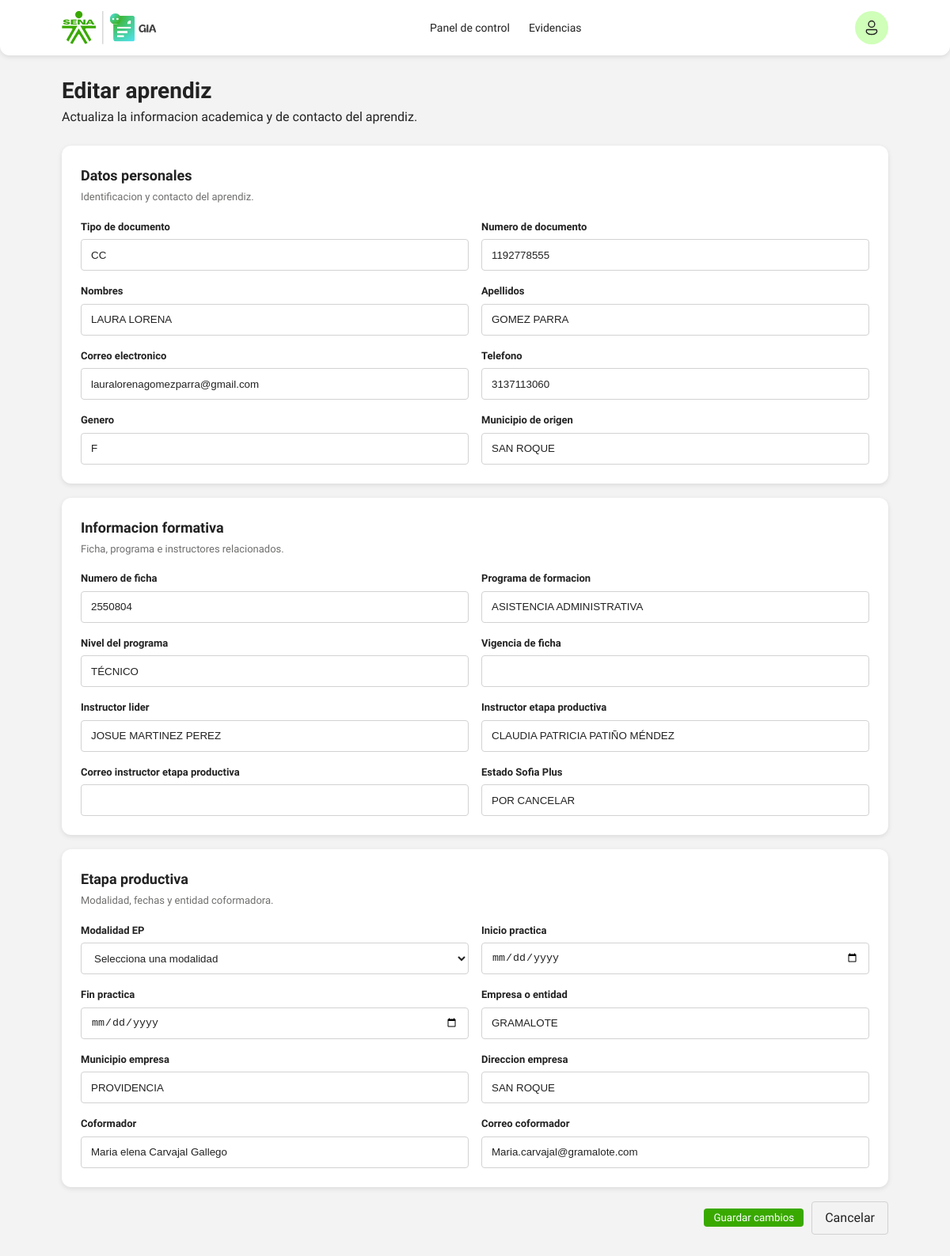
Screenshot of /apprentices/1/edit (signed in) with the database file from the repository.
### models/apprentice.py (models this page shows, shortened)
class Apprentice(db.Model):
    __tablename__ = "apprentice"
    id = db.Column(db.Integer, primary_key=True)
    created_by = db.Column(db.Integer, db.ForeignKey("user.id"), nullable=False)
    student_user_id = db.Column(db.Integer, db.ForeignKey("user.id"), nullable=True)
    group_id = db.Column(db.Integer, db.ForeignKey("training_group.id"), nullable=True, index=True)
    group_number = db.Column(db.String(30), nullable=False, index=True)
    document_type = db.Column(db.String(30), nullable=False)
    document_number = db.Column(db.String(30), unique=True, nullable=False, index=True)
    first_names = db.Column(db.String(120), nullable=False)
    last_names = db.Column(db.String(120), nullable=False)
    gender = db.Column(db.String(20), nullable=True)
    phone = db.Column(db.String(30), nullable=True)
    email = db.Column(db.String(150), nullable=True)
    municipality_origin = db.Column(db.String(120), nullable=True)
    program_name = db.Column(db.String(150), nullable=True)
    program_level = db.Column(db.String(80), nullable=True)
    group_validity = db.Column(db.String(80), nullable=True)
    lead_instructor = db.Column(db.String(150), nullable=True)
    followup_instructor = db.Column(db.String(150), nullable=True)
    followup_instructor_email = db.Column(db.String(150), nullable=True)
    ep_modality = db.Column(db.String(120), nullable=True)
    sofia_status = db.Column(db.String(80), nullable=True)
    practice_start_date = db.Column(db.String(40), nullable=True)
    practice_end_date = db.Column(db.String(40), nullable=True)
    followup_moment1_start = db.Column(db.String(40), nullable=True)
    followup_moment1_end = db.Column(db.String(40), nullable=True)
    followup_moment2_start = db.Column(db.String(40), nullable=True)
    followup_moment2_end = db.Column(db.String(40), nullable=True)
    followup_moment3_start = db.Column(db.String(40), nullable=True)
    followup_moment3_end = db.Column(db.String(40), nullable=True)
    followup_moment4_start = db.Column(db.String(40), nullable=True)
    followup_moment4_end = db.Column(db.String(40), nullable=True)
    company_name = db.Column(db.String(150), nullable=True)
    company_municipality = db.Column(db.String(120), nullable=True)
    company_address = db.Column(db.String(180), nullable=True)
    coformador_name = db.Column(db.String(150), nullable=True)
    coformador_email = db.Column(db.String(150), nullable=True)
    coformador_phone = db.Column(db.String(30), nullable=True)
    arl_responsible = db.Column(db.String(150), nullable=True)
    continues_company = db.Column(db.String(30), nullable=True)
    individual_management = db.Column(db.Text, nullable=True)
    followup_moments = db.Column(db.String(200), nullable=True)
    evaluation_date = db.Column(db.String(40), nullable=True)
    english_results = db.Column(db.String(120), nullable=True)
    created_at = db.Column(db.DateTime, default=datetime.utcnow)
    group = db.relationship("TrainingGroup", back_populates="apprentices", lazy="joined")
    bitacoras = db.relationship(
        "Bitacora",
        backref="apprentice",
        lazy="select",
        cascade="all, delete-orphan",
        order_by="desc(Bitacora.created_at)",
    )
    student_user = db.relationship("User", foreign_keys=[student_user_id], lazy="select")
    evidence_submissions = db.relationship(
        "EvidenceSubmission",
        back_populates="apprentice",
        lazy="select",
        cascade="all, delete-orphan",
    )

### routes/apprentices.py (the view, shortened to what this page needs)
@apprentices_bp.route("/<int:id>/edit", methods=["GET", "POST"])
@login_required
def edit(id):
    apprentice = Apprentice.query.get_or_404(id)
    return render_template("apprentices/create.html", editing=True, apprentice=apprentice)

### services/auth_helpers.py (called while the page is built)
@login_manager.user_loader
def load_user(user_id):
    return User.query.get(int(user_id))

### templates/apprentices/create.html (shortened to what this page needs)
{% extends "base.html" %}
{% block content %}
<section class="page-head">
  <div>
    <h1>{% if editing %}Editar aprendiz{% else %}Crear aprendiz{% endif %}</h1>
    <p>{% if editing %}Actualiza la informacion academica y de contacto del aprendiz.{% else %}Registra un aprendiz y vincula su ficha, usuario y etapa productiva.{% endif %}</p>
  </div>
</section>
{% set item = apprentice if apprentice is defined else None %}
{% if editing and item %}
  {% set form_action = url_for('apprentices.edit', id=item.id) %}
{% else %}
  {% set form_action = url_for('apprentices.create') %}
{% endif %}
<form method="post" action="{{ form_action }}" class="record-form">
  <section class="form-card">
    <div class="form-card__header">
      <h2>Datos personales</h2>
      <p>Identificacion y contacto del aprendiz.</p>
    </div>
    <div class="form-two-columns">
      <label>Tipo de documento
        <input name="document_type" type="text" value="{{ request.form.document_type or (item.document_type if item else 'CC') }}">
      </label>
      <label>Numero de documento
        <input name="document_number" type="text" value="{{ request.form.document_number or (item.document_number if item else '') }}" required>
      </label>
      <label>Nombres
        <input name="first_names" type="text" value="{{ request.form.first_names or (item.first_names if item else '') }}" required>
      </label>
      <label>Apellidos
        <input name="last_names" type="text" value="{{ request.form.last_names or (item.last_names if item else '') }}" required>
      </label>
      <label>Correo electronico
        <input name="email" type="email" value="{{ request.form.email or (item.email if item else '') }}">
      </label>
      <label>Telefono
        <input name="phone" type="text" value="{{ request.form.phone or (item.phone if item else '') }}">
      </label>
      <label>Genero
        <input name="gender" type="text" value="{{ request.form.gender or (item.gender if item else '') }}">
      </label>
      <label>Municipio de origen
        <input name="municipality_origin" type="text" value="{{ request.form.municipality_origin or (item.municipality_origin if item else '') }}">
      </label>
    </div>
  </section>
  <section class="form-card">
    <div class="form-card__header">
      <h2>Informacion formativa</h2>
      <p>Ficha, programa e instructores relacionados.</p>
    </div>
    <div class="form-two-columns">
      <label>Numero de ficha
        <input name="group_number" type="text" value="{{ request.form.group_number or (item.group_number if item else '') }}" required>
      </label>
      <label>Programa de formacion
        <input name="program_name" type="text" value="{{ request.form.program_name or (item.program_name if item else '') }}">
      </label>
      <label>Nivel del programa
        <input name="program_level" type="text" value="{{ request.form.program_level or (item.program_level if item else '') }}">
      </label>
      <label>Vigencia de ficha
        <input name="group_validity" type="text" value="{{ request.form.group_validity or (item.group_validity if item else '') }}">
      </label>
      <label>Instructor lider
        <input name="lead_instructor" type="text" value="{{ request.form.lead_instructor or (item.lead_instructor if item else '') }}">
      </label>
      <label>Instructor etapa productiva
        <input name="followup_instructor" type="text" value="{{ request.form.followup_instructor or (item.followup_instructor if item else '') }}">
      </label>
      <label>Correo instructor etapa productiva
        <input name="followup_instructor_email" type="email" value="{{ request.form.followup_instructor_email or (item.followup_instructor_email if item else '') }}">
      </label>
      <label>Estado Sofia Plus
        <input name="sofia_status" type="text" value="{{ request.form.sofia_status or (item.sofia_status if item else '') }}">
      </label>
    </div>
  </section>
  <section class="form-card">
    <div class="form-card__header">
      <h2>Etapa productiva</h2>
      <p>Modalidad, fechas y entidad coformadora.</p>
    </div>
    <div class="form-two-columns">
      <label>Modalidad EP
        <select name="ep_modality">
          <option value="">Selecciona una modalidad</option>
        </select>
      </label>
      <label>Inicio practica
        <input name="practice_start_date" type="date" value="{{ request.form.practice_start_date or (item.practice_start_date if item else '') }}">
      </label>
      <label>Fin practica
        <input name="practice_end_date" type="date" value="{{ request.form.practice_end_date or (item.practice_end_date if item else '') }}">
      </label>
      <label>Empresa o entidad
        <input name="company_name" type="text" value="{{ request.form.company_name or (item.company_name if item else '') }}">
      </label>
      <label>Municipio empresa
        <input name="company_municipality" type="text" value="{{ request.form.company_municipality or (item.company_municipality if item else '') }}">
      </label>
      <label>Direccion empresa
        <input name="company_address" type="text" value="{{ request.form.company_address or (item.company_address if item else '') }}">
      </label>
      <label>Coformador
        <input name="coformador_name" type="text" value="{{ request.form.coformador_name or (item.coformador_name if item else '') }}">
      </label>
      <label>Correo coformador
        <input name="coformador_email" type="email" value="{{ request.form.coformador_email or (item.coformador_email if item else '') }}">
      </label>
    </div>
  </section>
  <div class="form-actions record-form__actions">
    <button type="submit" class="primary-btn">{% if editing %}Guardar cambios{% else %}Crear aprendiz{% endif %}</button>
    <a class="ghost-btn" href="{{ url_for('apprentices.index') }}">Cancelar</a>
  </div>
</form>
{% endblock %}

### static/css/base.css (style rules this page uses)
* { box-sizing: border-box; margin: 0; padding: 0; }
body { font-family: var(--font-family); background: var(--bg); color: var(--text); line-height: 1.5; }
a { text-decoration: none; color: inherit; }
button { font-family: var(--font-family); cursor: pointer; }

### static/css/componets.css (style rules this page uses)
.primary-btn { display: inline-flex; align-items: center; justify-content: center; background: var(--green); padding: 4px 12px; color: #fff; border: 0; border-radius: var(--space-xs); cursor: pointer; transition: background 0.3s ease-in-out; }
.ghost-btn { background: transparent; border: 1px solid var(--line); padding: var(--space-sm) var(--space-md); border-radius: var(--space-xs); font-weight: 400; color: var(--text); cursor: pointer; }

### static/css/layout.css (style rules this page uses)
.page-head { display: flex; flex-direction: column; gap: var(--space-sm); margin-bottom: var(--space-lg); padding-top: var(--space-lg); }
.page-head h1 { font-size: 28px; font-weight: 600; color: var(--text); }

### static/css/tokens.css (style rules this page uses)
:root { --font-family: 'Work Sans', sans-serif; --green: #39a900; --darkgreen: #007832; --navy: #00304d; --cyan: #09daf6; --danger: #d13438; --darkdanger: #a32f2f; --muted: #706f6e; --darkmuted: #404040; --text: #222; --surface: #fff; --bg: #f3f3f3; --line: #d2d2d2; --space-xs: 4px; --space-sm: 8px; --space-md: 16px; --space-lg: 24px; --radius: 12px; --shadow: 0 2px 6px rgba(0,0,0,0.1); }

### static/css/tokens2.css (style rules this page uses)
:root { --font-family: 'Work Sans', sans-serif; --colorneutral-1: #ffffff; --colorneutral-2: #f3f3f3; --colorneutral-3: #d2d2d2; --colorneutral-4: #706f6e; --colorneutral-5: #404040; --colorneutral-6: #222222; --colorgreen-1: #39a900; --colorgreen-2: #007832; --colornavy-1: #00304d; --colorcyan-1: #09daf6; --colorviolet-1: #71277a; --coloryellow-1: #fdc300; --colororange-1: #ff6b00; --colorred-1: #d13438; --colorred-2: #a32f2f; --space-s: 4px; --space-m: 8px; --space-l: 12px; --space-xl: 16px; --radius-1: 4px; --radius-2: 8px; --radius-3: 12px; --shadow: 0 2px 6px rgba(0,0,0,0.1); }

### static/css/apprentices.css (style rules this page uses)
.record-form { display: grid; gap: 18px; margin-bottom: 28px; }
.form-card { background: var(--surface); box-shadow: var(--shadow); border-radius: var(--radius); padding: 24px; }
.form-card__header { margin-bottom: 18px; }
.form-card__header h2 { margin: 0 0 4px; font-size: 18px; color: var(--text); }
.form-card__header p { margin: 0; color: var(--muted); font-size: 13px; }
.form-two-columns { display: grid; grid-template-columns: repeat(2, minmax(220px, 1fr)); gap: 16px; }
.form-two-columns label { display: grid; gap: 6px; color: var(--text); font-weight: 600; font-size: 13px; }
.form-two-columns input, .form-two-columns select, .form-two-columns textarea { width: 100%; min-height: 40px; border: 1px solid #d2d2d2; border-radius: var(--space-xs); padding: 0 12px; color: var(--text); background: #fff; font-weight: 400; }
.record-form__actions { display: flex; gap: 10px; justify-content: flex-end; align-items: center; }

### rows the page displays
Apprentice: document_type "CC", document_number "1192778555", first_names "LAURA LORENA", last_names "GOMEZ PARRA", email "lauralorenagomezparra@gmail.com", phone "3137113060", gender "F", municipality_origin "SAN ROQUE", group_number "2550804", program_name "ASISTENCIA ADMINISTRATIVA", program_level "TÉCNICO", lead_instructor "JOSUE MARTINEZ PEREZ", followup_instructor "CLAUDIA PATRICIA PATIÑO MÉNDEZ", sofia_status "POR CANCELAR", company_name "GRAMALOTE", company_municipality "PROVIDENCIA", company_address "SAN ROQUE", coformador_name "Maria elena Carvajal Gallego", coformador_email "Maria.carvajal@gramalote.com"
